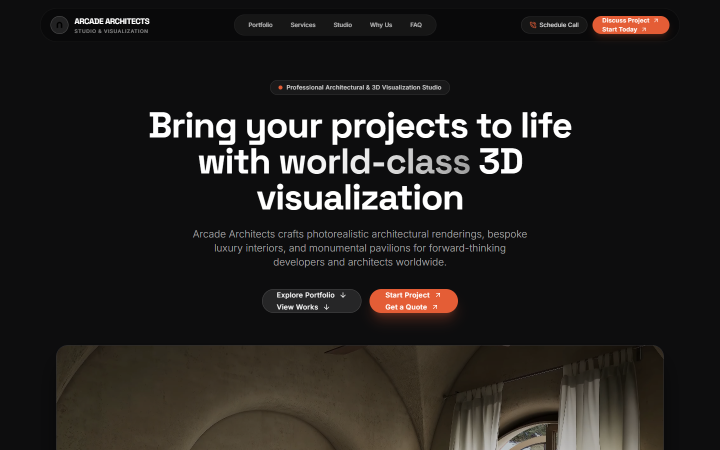
#> input picture audit/arcade/01_hero.png, 1440 x 900 px, found by its file name (shown at 1/2 size)
$ python capture_arcade.py
#> lines starting #> are read from the running program, lines starting #| are printed output that depends on the picture
#> (the call stopped at in capture_arcade, `with sync_playwright() as p:`: playwright is not available in this run)
from playwright.sync_api import sync_playwright
from PIL import Image

def capture_arcade():
    with sync_playwright() as p:
        browser = p.chromium.launch(channel="chrome", headless=True)
        page = browser.new_page(viewport={"width": 1440, "height": 900})

        print("Navigating to http://localhost:5173/...")
        page.goto("http://localhost:5173/", wait_until="networkidle")
        page.wait_for_timeout(1500)

        # 1. Hero
        page.screenshot(path="audit/arcade/01_hero.png")

        # 2. Portfolio
        portfolio = page.query_selector("#portfolio")
        if portfolio:
            portfolio.scroll_into_view_if_needed()
            page.wait_for_timeout(600)
            page.screenshot(path="audit/arcade/02_portfolio.png")

        # 3. Services
        services = page.query_selector("#services")
        if services:
            services.scroll_into_view_if_needed()
            page.wait_for_timeout(600)
            page.screenshot(path="audit/arcade/03_services.png")

        # 4. About
        about = page.query_selector("#about")
        if about:
            about.scroll_into_view_if_needed()
            page.wait_for_timeout(600)
            page.screenshot(path="audit/arcade/04_about.png")

        # 5. Why us
        why_us = page.query_selector("#advantages")
        if why_us:
            why_us.scroll_into_view_if_needed()
            page.wait_for_timeout(600)
            page.screenshot(path="audit/arcade/05_why_us.png")

        # 6. FAQ
        faq = page.query_selector("#faq")
        if faq:
            faq.scroll_into_view_if_needed()
            page.wait_for_timeout(600)
            page.screenshot(path="audit/arcade/06_faq.png")

        # 7. Footer
        page.evaluate("window.scrollTo(0, document.body.scrollHeight)")
        page.wait_for_timeout(600)
        page.screenshot(path="audit/arcade/07_footer.png")

        browser.close()
        print("Arcade screenshots captured successfully!")

def make_side_by_side(bloom_path, arcade_path, out_path, title="Comparison"):
#> called with bloom_path = 'audit/bloom/01_hero.png', arcade_path = 'audit/arcade/01_hero.png', out_path = 'audit/comparisons/comp_01_hero.png', title = 'Hero Section'
    try:
        b_img = Image.open(bloom_path)
#> b_img is the input picture: PIL image 1440x900 RGB; mean R, G, B 34.4, 31.5, 29.4
        a_img = Image.open(arcade_path)

        # Resize to standard height 900
        w, h = 1440, 900
        b_img = b_img.resize((w, h))
        a_img = a_img.resize((w, h))

        # Create 2880 x 960 canvas (extra 60px header for labels)
        canvas = Image.new("RGB", (w * 2, h + 60), (20, 20, 22))

        # Paste side by side
        canvas.paste(b_img, (0, 60))
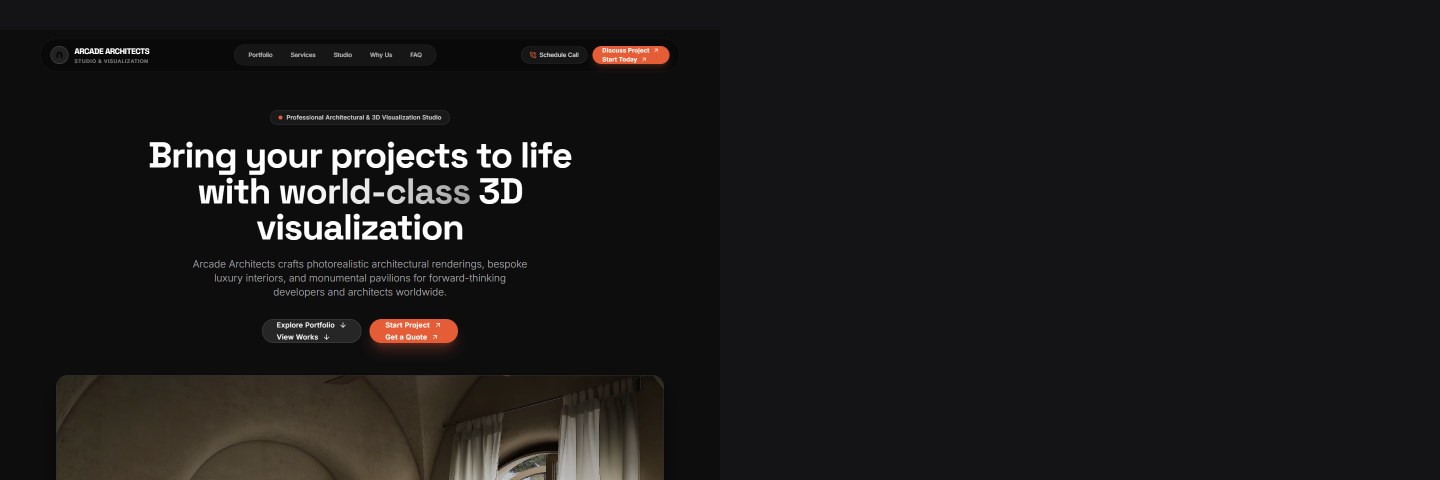
#> canvas: PIL image 2880x960 RGB (shown at 1/2 size); mean R, G, B 26.7, 25.4, 25.5
        canvas.paste(a_img, (w, 60))
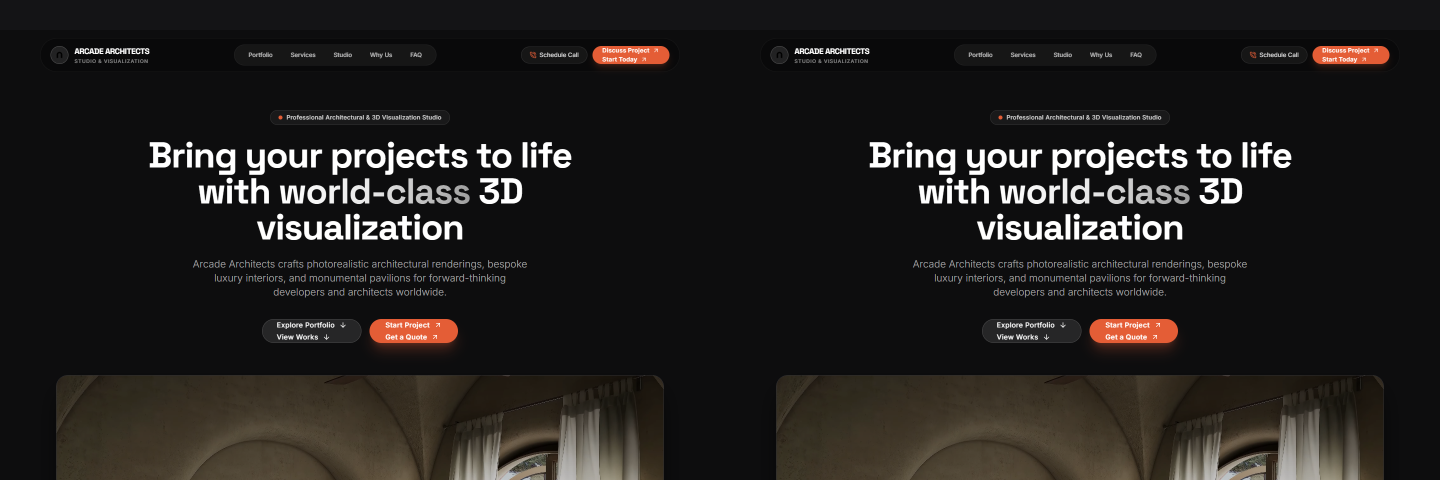
#> canvas: PIL image 2880x960 RGB (shown at 1/2 size); mean R, G, B 33.5, 30.8, 29

        canvas.save(out_path)
        print(f"Generated comparison: {out_path}")
    except Exception as e:
        print(f"Comparison error for {out_path}: {e}")

if __name__ == "__main__":
    capture_arcade()

    # Create Comparisons
    comparisons = [
        ("audit/bloom/01_hero.png", "audit/arcade/01_hero.png", "audit/comparisons/comp_01_hero.png", "Hero Section"),
        ("audit/frames/bloom_scroll_03_y1600.png", "audit/arcade/02_portfolio.png", "audit/comparisons/comp_02_portfolio.png", "Portfolio Grid"),
        ("audit/frames/bloom_scroll_07_y5200.png", "audit/arcade/03_services.png", "audit/comparisons/comp_03_services.png", "Services Section"),
        ("audit/frames/bloom_scroll_08_y6400.png", "audit/arcade/04_about.png", "audit/comparisons/comp_04_about.png", "About & Stats"),
        ("audit/frames/bloom_scroll_09_y7800.png", "audit/arcade/05_why_us.png", "audit/comparisons/comp_05_why_us.png", "Why Us / Advantages"),
        ("audit/bloom/faq_full.png", "audit/arcade/06_faq.png", "audit/comparisons/comp_06_faq.png", "FAQ"),
        ("audit/frames/bloom_scroll_10_y9200.png", "audit/arcade/07_footer.png", "audit/comparisons/comp_07_footer.png", "CTA & Footer"),
    ]

    for b, a, out, t in comparisons:
        make_side_by_side(b, a, out, t)
